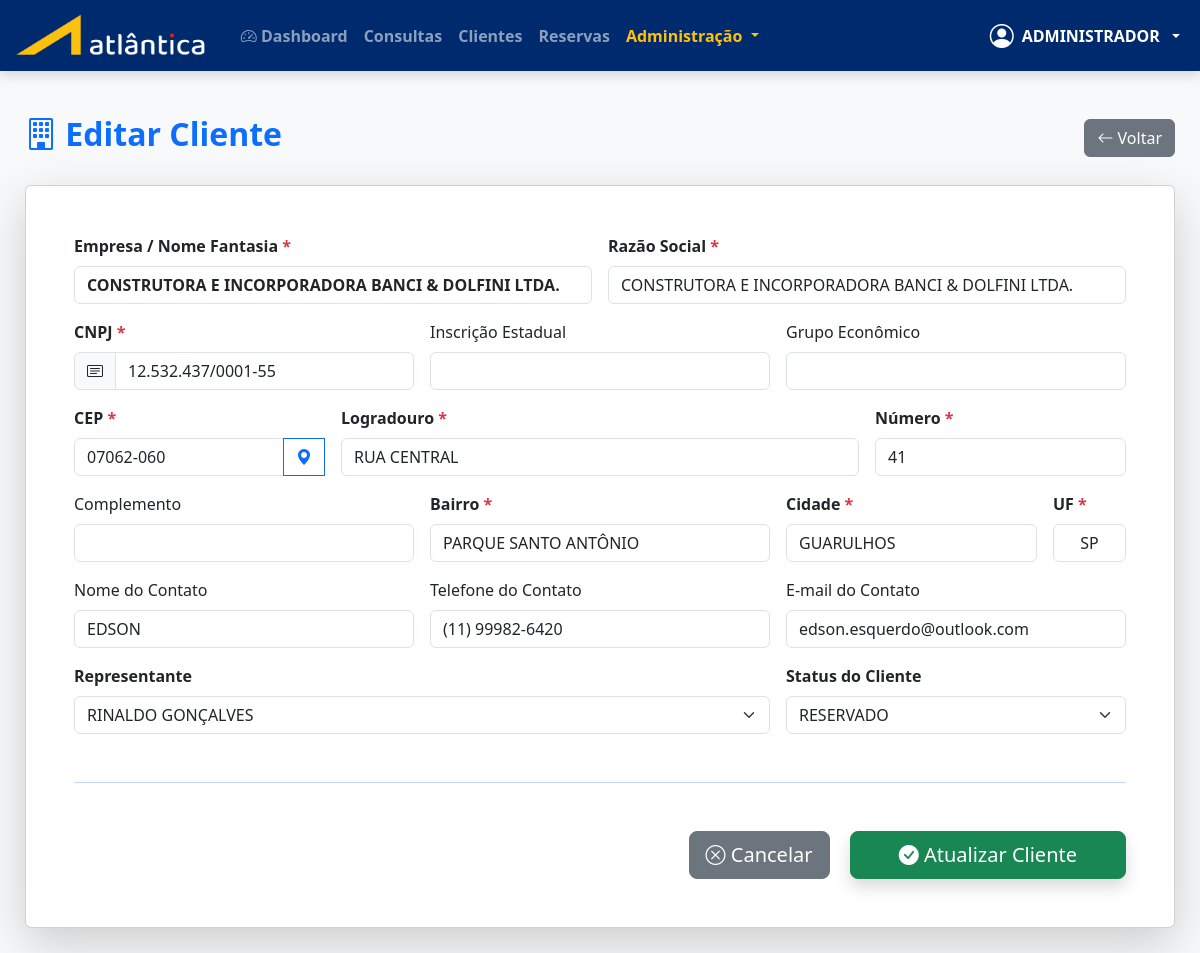
/clientes/form/2 (signed in), run on an earlier commit of the app's database.
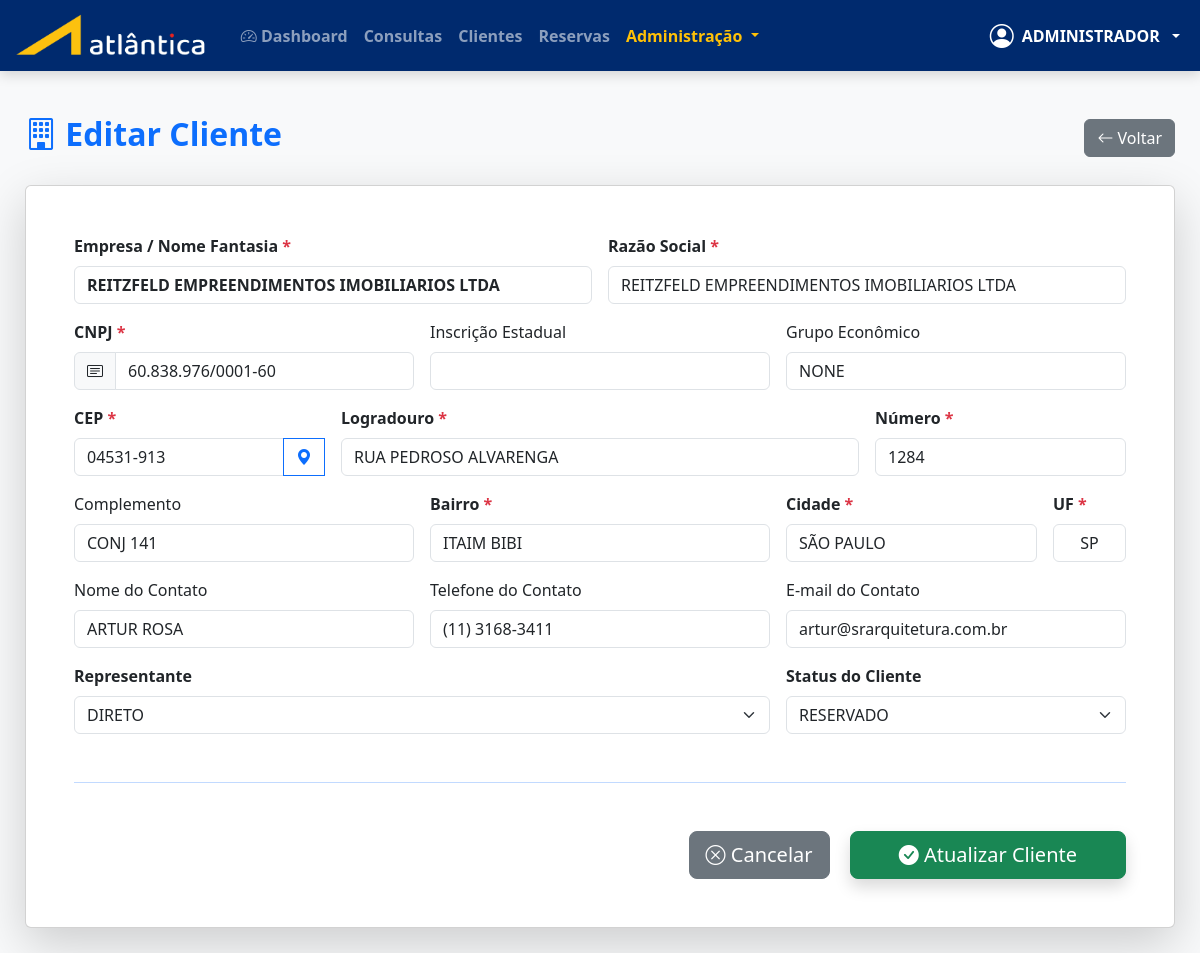
And on a later commit of the database.
### app.py (models this page shows)
class Cliente(db.Model):
    id = db.Column(db.Integer, primary_key=True)
    empresa = db.Column(db.String(100), nullable=False)
    razao_social = db.Column(db.String(150))
    cnpj = db.Column(db.String(18), unique=True, nullable=False)
    ie = db.Column(db.String(20))
    grupo = db.Column(db.String(100))
    cep = db.Column(db.String(9))
    logradouro = db.Column(db.String(100))
    numero = db.Column(db.String(10))
    complemento = db.Column(db.String(50))
    bairro = db.Column(db.String(50))
    cidade = db.Column(db.String(50))
    estado = db.Column(db.String(2))
    nome_contato = db.Column(db.String(100))
    telefone_contato = db.Column(db.String(20))
    email_contato = db.Column(db.String(100))
    nome_representante = db.Column(db.String(100))
    status_cliente = db.Column(db.String(20), default='RESERVADO')
    data_cadastro = db.Column(db.DateTime, default=datetime.utcnow)

### app.py (the view, shortened to what this page needs)
@app.route('/clientes/form', methods=['GET', 'POST'])
@app.route('/clientes/form/<int:id>', methods=['GET', 'POST'])
@login_required
@permissao_requerida("Clientes - Criar")
def cliente_form(id=None):
    if id and not tem_permissao("Clientes - Editar"):
        flash("Você não tem permissão para editar clientes.", "danger")
        return redirect(url_for('clientes'))
    cliente = Cliente.query.get_or_404(id) if id else None
    representantes = Usuario.query.join(TipoUsuario).filter(TipoUsuario.tipo_usuario == 'REPRESENTANTE').all()
    return render_template('clientes/form.html',
                         cliente=cliente,
                         representantes=representantes)

### app.py (called while the page is built, shortened)
def tem_permissao(nivel_necessario=None, funcao=None):
    if current_user.nivel_acesso == 0:  # Admin sempre pode tudo
        return True

def permissao_requerida(funcao=None):
    @wraps(funcao)
    def decorator(f):
        @wraps(f)
        def wrapper(*args, **kwargs):
            if not tem_permissao(funcao=funcao):
                flash('Você não tem permissão para acessar esta função.', 'danger')
                return redirect(url_for('dashboard'))
            return f(*args, **kwargs)
        return wrapper
    return decorator

@login_manager.user_loader
def load_user(id):
    return Usuario.query.get(int(id))

@app.after_request
def after_request(response):
    response.headers["Cache-Control"] = "no-cache, no-store, must-revalidate, public, max-age=0"
    response.headers["Expires"] = "0"
    response.headers["Pragma"] = "no-cache"
    return response

@app.after_request
def add_no_cache(response):
    if request.path.startswith('/reservas'):
        response.headers['Cache-Control'] = 'no-store, no-cache, must-revalidate, max-age=0'
        response.headers['Pragma'] = 'no-cache'
    return response

### templates/clientes/form.html (shortened to what the changed rows need)
{% extends "base.html" %}
{% block content %}
<div class="d-flex justify-content-between align-items-center mb-4">
    <h2 class="text-primary fw-bold">
        <i class="bi bi-building"></i>
        {{ 'Novo Cliente' if not cliente else 'Editar Cliente' }}
    </h2>
</div>
<div class="card card-atlantica shadow-lg">
    <div class="card-body p-5">
        <form method="POST" action="" id="formCliente" class="needs-validation" novalidate>
            <div class="row g-3">
                <div class="col-md-6">
                    <label class="form-label fw-bold">Empresa / Nome Fantasia <span class="text-danger">*</span></label>
                    <input type="text" name="empresa" class="form-control text-uppercase fw-bold" required autofocus
                           value="{{ cliente.empresa if cliente else '' }}" placeholder="Ex: Atlântica Distribuidora">
                </div>
                <div class="col-md-6">
                    <label class="form-label fw-bold">Razão Social <span class="text-danger">*</span></label>
                    <input type="text" name="razao_social" class="form-control text-uppercase" required
                           value="{{ cliente.razao_social if cliente else '' }}">
                </div>
                <div class="col-md-4">
                    <div class="input-group">
                        <span class="input-group-text"><i class="bi bi-card-text"></i></span>
                        <input type="text" name="cnpj" class="form-control" data-mask="cnpj" required
                               value="{{ cliente.cnpj if cliente else '' }}"
                               {{ 'readonly' if cliente else '' }} placeholder="00.000.000/0000-00">
                    </div>
                </div>
                <div class="col-md-4">
                    <label class="form-label">Grupo Econômico</label>
                    <input type="text" name="grupo" class="form-control text-uppercase"
                           value="{{ cliente.grupo if cliente else '' }}">
                </div>
                <div class="col-md-3">
                    <div class="input-group">
                        <input type="text" name="cep" id="cep" class="form-control" required
                               value="{{ cliente.cep if cliente else '' }}" placeholder="00000-000">
                        <button class="btn btn-outline-primary" type="button" id="btnBuscarCep">
                            <i class="bi bi-geo-alt-fill"></i>
                        </button>
                    </div>
                </div>
                <div class="col-md-6">
                    <label class="form-label fw-bold">Logradouro <span class="text-danger">*</span></label>
                    <input type="text" name="logradouro" id="logradouro" class="form-control text-uppercase" required
                           value="{{ cliente.logradouro if cliente else '' }}">
                </div>
                <div class="col-md-3">
                    <label class="form-label fw-bold">Número <span class="text-danger">*</span></label>
                    <input type="text" name="numero" class="form-control" required
                           value="{{ cliente.numero if cliente else '' }}">
                </div>
                <div class="col-md-4">
                    <label class="form-label">Complemento</label>
                    <input type="text" name="complemento" id="complemento" class="form-control text-uppercase"
                           value="{{ cliente.complemento if cliente else '' }}">
                </div>
                <div class="col-md-4">
                    <label class="form-label fw-bold">Bairro <span class="text-danger">*</span></label>
                    <input type="text" name="bairro" id="bairro" class="form-control text-uppercase" required
                           value="{{ cliente.bairro if cliente else '' }}">
                </div>
                <div class="col-md-3">
                    <label class="form-label fw-bold">Cidade <span class="text-danger">*</span></label>
                    <input type="text" name="cidade" id="cidade" class="form-control text-uppercase" required
                           value="{{ cliente.cidade if cliente else '' }}">
                </div>
                <div class="col-md-1">
                    <label class="form-label fw-bold">UF <span class="text-danger">*</span></label>
                    <input type="text" name="estado" id="estado" class="form-control text-uppercase text-center" maxlength="2" required
                           value="{{ cliente.estado if cliente else '' }}">
                </div>
                <div class="col-md-4">
                    <label class="form-label">Nome do Contato</label>
                    <input type="text" name="nome_contato" class="form-control text-uppercase"
                           value="{{ cliente.nome_contato if cliente else '' }}">
                </div>
                <div class="col-md-4">
                    <label class="form-label">Telefone do Contato</label>
                    <input type="text" name="telefone_contato" class="form-control" data-mask="telefone"
                           value="{{ cliente.telefone_contato if cliente else '' }}">
                </div>
                <div class="col-md-4">
                    <label class="form-label">E-mail do Contato</label>
                    <input type="email" name="email_contato" class="form-control"
                           value="{{ cliente.email_contato if cliente else '' }}">
                </div>
                <div class="col-md-8">
                    <label class="form-label fw-bold">Representante</label>
                    <select name="nome_representante" class="form-select">
                        {% for rep in representantes %}
                        <option value="{{ rep.nome }}"
                            {{ 'selected' if cliente and cliente.nome_representante == rep.nome else '' }}>
                            {{ rep.nome }}
                        </option>
                        {% endfor %}
                    </select>
                </div>
            </div>
        </form>
    </div>
</div>
{% endblock %}

What changed in the data, as far as the page shows it:
changed Cliente "SP": empresa "CONSTRUTORA E INCORPORADORA BANCI & DOLFINI LTDA." → "REITZFELD EMPREENDIMENTOS IMOBILIARIOS LTDA"; razao_social "CONSTRUTORA E INCORPORADORA BANCI & DOLFINI LTDA." → "REITZFELD EMPREENDIMENTOS IMOBILIARIOS LTDA"; cnpj "12.532.437/0001-55" → "60.838.976/0001-60"; grupo (not shown) → "None"; cep "07062-060" → "04531-913"; logradouro "RUA CENTRAL" → "RUA PEDROSO ALVARENGA"; numero "41" → "1284"; complemento (not shown) → "CONJ 141"; bairro "PARQUE SANTO ANTÔNIO" → "ITAIM BIBI"; cidade "GUARULHOS" → "SÃO PAULO"; nome_contato "EDSON" → "ARTUR ROSA"; telefone_contato "(11) 99982-6420" → "(11) 3168-3411"; email_contato "edson.esquerdo@outlook.com" → "artur@srarquitetura.com.br"
Also different on the page:
form field nome_representante: "RINALDO GONÇALVES" → "DIRETO"
